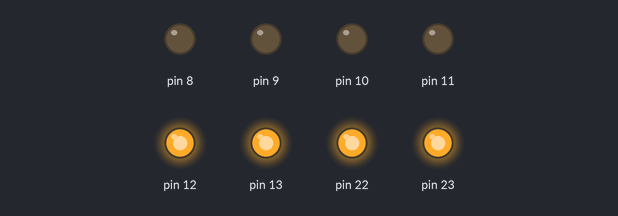
A sketch run on a simulated Arduino Uno, built with avr-gcc and run on an emulated ATmega328P. On the bench: output pins drawn as LEDs (lit = HIGH).

Above: at 0.1 s.
Timing chart, 0 to 1.6 s (numbered marks = the images above):
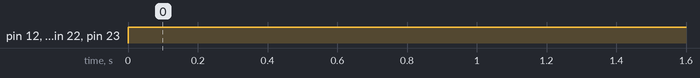

The sketch:

sketch.ino
```cpp
void setup() {
  // put your setup code here, to run once:
  volatile char *portB_DDR = (char*)0x24;
  *portB_DDR = 0xFF;
}

void loop() {
  // put your main code here, to run repeatedly:
  volatile char *data = (char*) 0x25;
  *data = 240;
}
```

Measured:
- by itself, pin 12, pin 13, pin 22, pin 23: LOW → HIGH at 0.00 s
